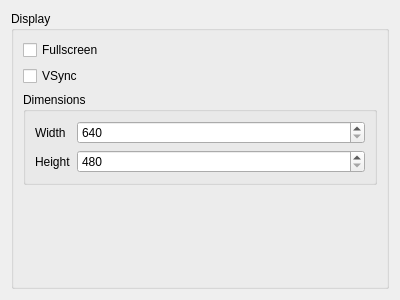
<?xml version="1.0" encoding="UTF-8"?>
<ui version="4.0">
 <class>EmulatorVideoConfiguration</class>
 <widget class="QWidget" name="EmulatorVideoConfiguration">
  <property name="geometry">
   <rect>
    <x>0</x>
    <y>0</y>
    <width>400</width>
    <height>300</height>
   </rect>
  </property>
  <property name="windowTitle">
   <string>Form</string>
  </property>
  <layout class="QVBoxLayout" name="verticalLayout">
   <item>
    <widget class="QGroupBox" name="groupBox">
     <property name="title">
      <string>Display</string>
     </property>
     <layout class="QVBoxLayout" name="verticalLayout_2">
      <item>
       <widget class="QCheckBox" name="fullscreen_cbx">
        <property name="text">
         <string>Fullscreen</string>
        </property>
       </widget>
      </item>
      <item>
       <widget class="QCheckBox" name="vsync_cbx">
        <property name="text">
         <string>VSync</string>
        </property>
       </widget>
      </item>
      <item>
       <widget class="QGroupBox" name="resolution_box">
        <property name="title">
         <string>Dimensions</string>
        </property>
        <layout class="QFormLayout" name="formLayout">
         <item row="0" column="0">
          <widget class="QLabel" name="width_lbl">
           <property name="sizePolicy">
            <sizepolicy hsizetype="Minimum" vsizetype="Preferred">
             <horstretch>0</horstretch>
             <verstretch>0</verstretch>
            </sizepolicy>
           </property>
           <property name="text">
            <string>Width</string>
           </property>
          </widget>
         </item>
         <item row="0" column="1">
          <widget class="QSpinBox" name="width_sbx">
           <property name="minimum">
            <number>640</number>
           </property>
           <property name="maximum">
            <number>65000</number>
           </property>
          </widget>
         </item>
         <item row="2" column="1">
          <widget class="QSpinBox" name="height_sbx">
           <property name="minimum">
            <number>480</number>
           </property>
           <property name="maximum">
            <number>65000</number>
           </property>
          </widget>
         </item>
         <item row="2" column="0">
          <widget class="QLabel" name="height_lbl">
           <property name="sizePolicy">
            <sizepolicy hsizetype="Minimum" vsizetype="Minimum">
             <horstretch>0</horstretch>
             <verstretch>0</verstretch>
            </sizepolicy>
           </property>
           <property name="text">
            <string>Height</string>
           </property>
          </widget>
         </item>
        </layout>
       </widget>
      </item>
      <item>
       <spacer name="verticalSpacer">
        <property name="orientation">
         <enum>Qt::Vertical</enum>
        </property>
        <property name="sizeHint" stdset="0">
         <size>
          <width>20</width>
          <height>40</height>
         </size>
        </property>
       </spacer>
      </item>
     </layout>
    </widget>
   </item>
  </layout>
 </widget>
 <resources/>
 <connections/>
</ui>
